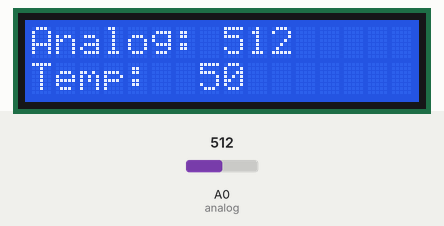
This sketch was run on a simulated Arduino Uno, built with avr-gcc and run on an emulated ATmega328P. On the bench: 16×2 character LCD. The inputs (shaded band) are chosen by the test bench; at power-on: A0 (analog) = 512.

Above: at 1.2 s.
1.3 s: A0 (analog) set to 716
At 2.6 s:
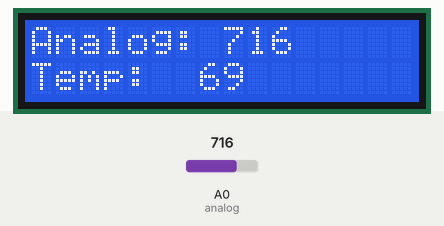
3.6 s: A0 (analog) set to 900
At 5.0 s:
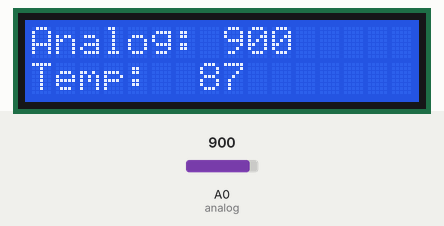
5.7 s: A0 (analog) set to 1023
At 7.3 s:
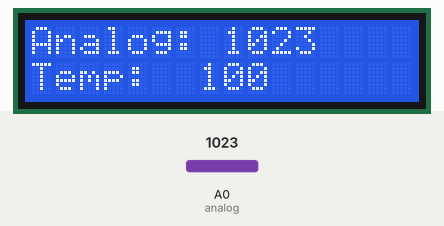
Timing chart, 0 to 8.8 s (numbered marks = the images above; inputs shaded):
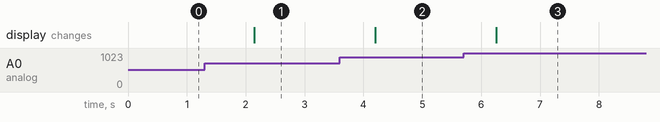

Measured:
- after the input at 1.3 s, the display: changes after 0.85 s (image 1)
- after the input at 3.6 s, the display: changes after 0.60 s (image 2)
- after the input at 5.7 s, the display: changes after 0.56 s (image 3)

The sketch:

poten_lcd.ino
```cpp
#include <LiquidCrystal_I2C.h>
#include <Wire.h>
LiquidCrystal_I2C lcd(0x27, 16, 2);
int analog = A0;
void setup() {
  Serial.begin(9600);
  lcd.init();
  lcd.backlight();
  lcd.clear();


}

void loop() {
  int analogValue = analogRead(analog);
  int temperature = map(analogValue,0,1023,0,100);
  lcd.setCursor(0, 0);
  lcd.print("Analog:");
  lcd.setCursor(8,0);
  lcd.print(analogValue);
  lcd.print("    ");
  lcd.setCursor(0, 1);
  lcd.print("Temp:"); //Temp = Temperature
  lcd.setCursor(7,1);
  lcd.print(temperature);
  lcd.print("    ");
  delay(1000);

}
```
